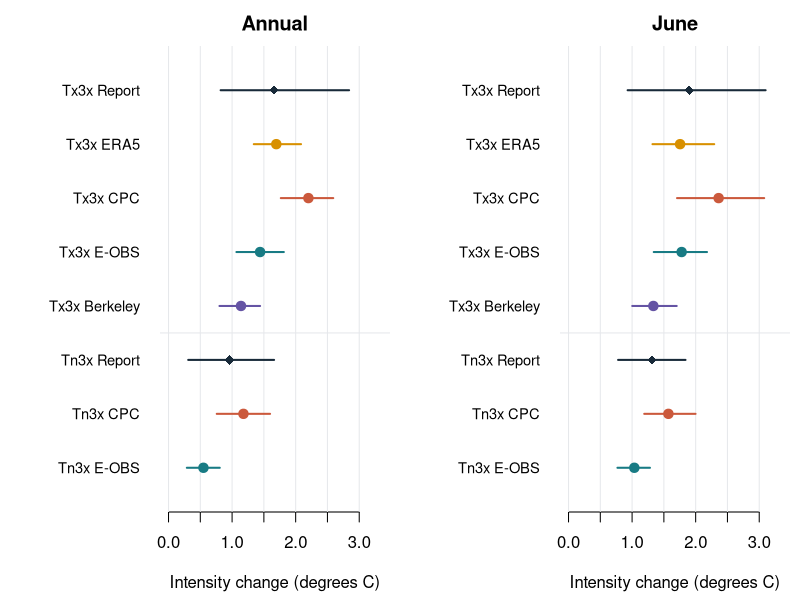

Recreate this plot in R.
args<-commandArgs(FALSE);script<-sub('^--file=','',args[grepl('^--file=',args)][1]);setwd(dirname(normalizePath(script)))
r<-read.csv('results.csv');r<-r[r$reference=='2003-like',]
ref<-data.frame(index=c('Tx3x','Tx3x','Tn3x','Tn3x'),season=c('Annual','June','Annual','June'),intensity_change=c(1.66,1.90,.96,1.31),intensity_low=c(.82,.93,.31,.78),intensity_high=c(2.84,3.10,1.66,1.84),dataset='Report synthesis')
cols<-c('Report synthesis'='#182A39',ERA5='#D89000',CPC='#CB593C','E-OBS'='#187B84',Berkeley='#6554A4')
pdf('intensity_comparison.pdf',width=12,height=4.5,family='Helvetica',pointsize=12)
par(mfrow=c(1,2),mar=c(4.4,8,2.3,.5),las=1,bty='n')
for(sea in c('Annual','June')){
 d<-rbind(ref[ref$season==sea,],r[r$season==sea,names(ref)])
 d<-d[order(match(d$index,c('Tx3x','Tn3x')),match(d$dataset,names(cols))),];y<-rev(seq_len(nrow(d)))
 plot(NA,xlim=c(0,3.35),ylim=c(.5,8.5),yaxt='n',xlab='Intensity change (degrees C)',ylab='',main=sea)
 abline(v=seq(0,3,.5),col='#E6E8EB');abline(h=3.5,col='#E6E8EB')
 axis(2,at=y,labels=paste(d$index,sub('Report synthesis','Report',d$dataset)),tick=FALSE,cex.axis=.88)
 segments(d$intensity_low,y,d$intensity_high,y,col=cols[d$dataset],lwd=2)
 points(d$intensity_change,y,pch=ifelse(d$dataset=='Report synthesis',18,19),col=cols[d$dataset],cex=1.25)
}
dev.off()
write.csv(ref,'report_table2_intensity_2003.csv',row.names=FALSE)
